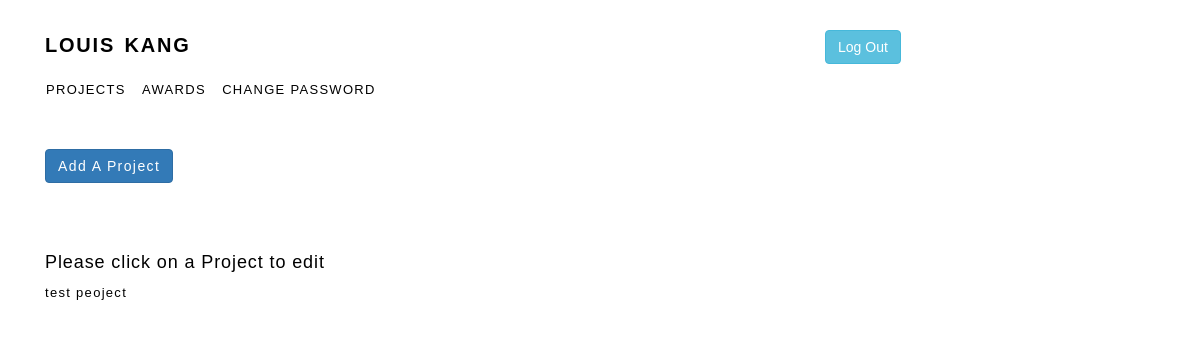
Before: /admin/add-projects.php (signed in) with the older database file.
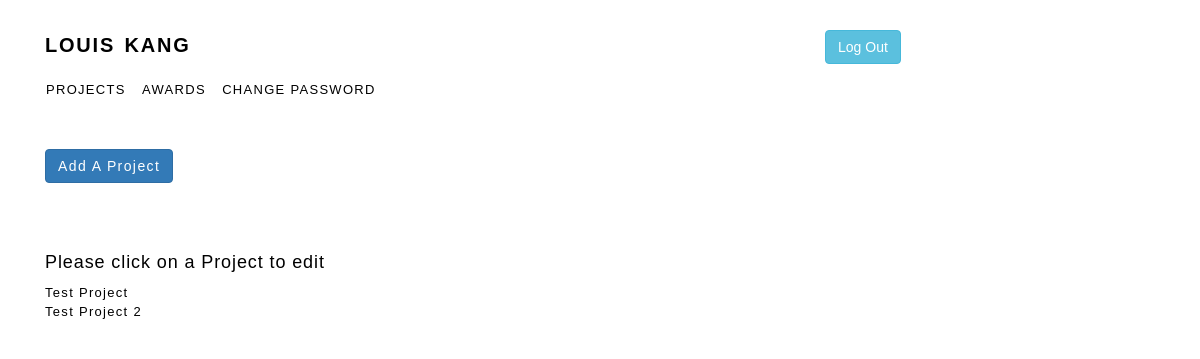
After: the same page with the newer database file.
### tables this page shows
CREATE TABLE projects_desc (
	ID INT AUTO_INCREMENT,
	project_title VARCHAR(200),
	project_description VARCHAR(1000),
	project_img VARCHAR(200),
	active boolean,
	updated TIMESTAMP DEFAULT CURRENT_TIMESTAMP ON UPDATE CURRENT_TIMESTAMP,
	PRIMARY KEY ( ID )
);

### admin/add-projects.php (the view)
<?php include_once "header.php" ;?>
	<div class="page-contents content-padding">
		<div class="row">
			<div class="col-sm-10">
				<a class="btn btn-primary" href="add-edit-projects.php">Add A Project</a>
				<div class="space"></div>
			</div>
		</div>
		<div class="space"></div>
		<div class="row">
			<div class="col-sm-8">
				<div id="all-projects">
				<h4>Please click on a Project to edit</h4>
					<ul class="no-list-style">
						<?php
							$sql="SELECT  * FROM  projects_desc;";
				            $result= $db->query($sql);
				                if($result->num_rows > 0){
				                     while($row = $result->fetch_assoc()) { ?>
				                         <li><a href="add-edit-projects.php?action=editP&amp;id=<?php echo $row['ID'];?>"><?php echo $row['project_title'];?></a></li>
				                     <?php }
				                 }
						?>
					</ul>
				</div>
			</div>
		</div>
	</div>
 <?php include_once "footer.php" ; ?>

Changed rows visible on the page:
changed projects_desc: project_title "test peoject" → "Test Project"
added projects_desc: project_title "Test Project 2"
